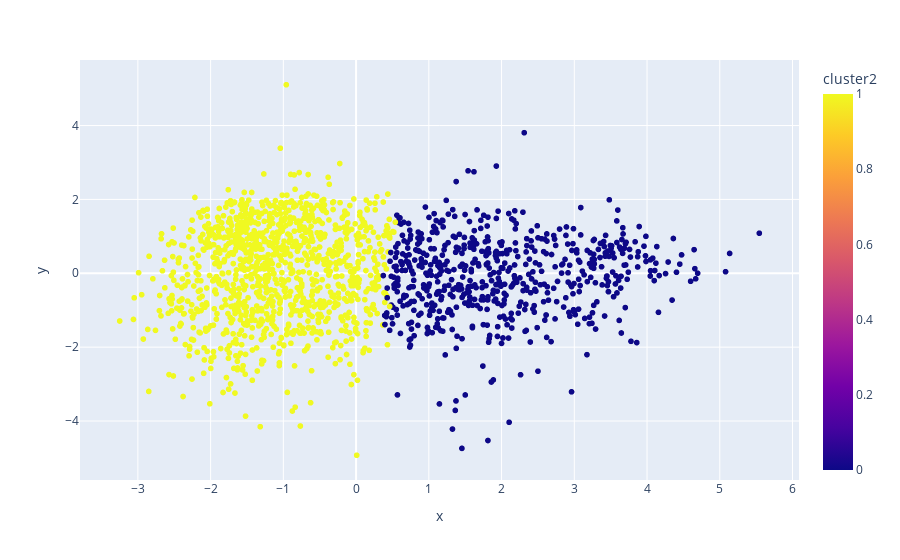

Notebook cell for this chart:
### Code cell
fig2 = px.scatter(projection2, x='x', y='y', color='cluster2', hover_data=['x', 'y', 'title', 'artist'])
fig2.show()

### Figure 1 — Plotly figure (JSON) as saved in the notebook; plotly's stock layout.template omitted (floating-point values rounded to 4 significant figures; data arrays with more than 128 entries replaced by an {"elided": "..."} marker saying what was removed)
{"data": [{"customdata": {"elided": "1749x2 str values"}, "hovertemplate": "x=%{x}<br>y=%{y}<br>title=%{customdata[0]}<br>artist=%{customdata[1]}<br>cluster2=%{marker.color}<extra></extra>", "legendgroup": "", "marker": {"color": {"elided": "1749 int values"}, "coloraxis": "coloraxis", "symbol": "circle"}, "mode": "markers", "name": "", "showlegend": false, "type": "scattergl", "x": {"elided": "1749 float values"}, "xaxis": "x", "y": {"elided": "1749 float values"}, "yaxis": "y"}], "layout": {"coloraxis": {"colorbar": {"title": {"text": "cluster2"}}, "colorscale": [[0, "#0d0887"], [0.1111, "#46039f"], [0.2222, "#7201a8"], [0.3333, "#9c179e"], [0.4444, "#bd3786"], [0.5556, "#d8576b"], [0.6667, "#ed7953"], [0.7778, "#fb9f3a"], [0.8889, "#fdca26"], [1, "#f0f921"]]}, "legend": {"tracegroupgap": 0}, "margin": {"t": 60}, "xaxis": {"anchor": "y", "domain": [0, 1], "title": {"text": "x"}}, "yaxis": {"anchor": "x", "domain": [0, 1], "title": {"text": "y"}}}}
